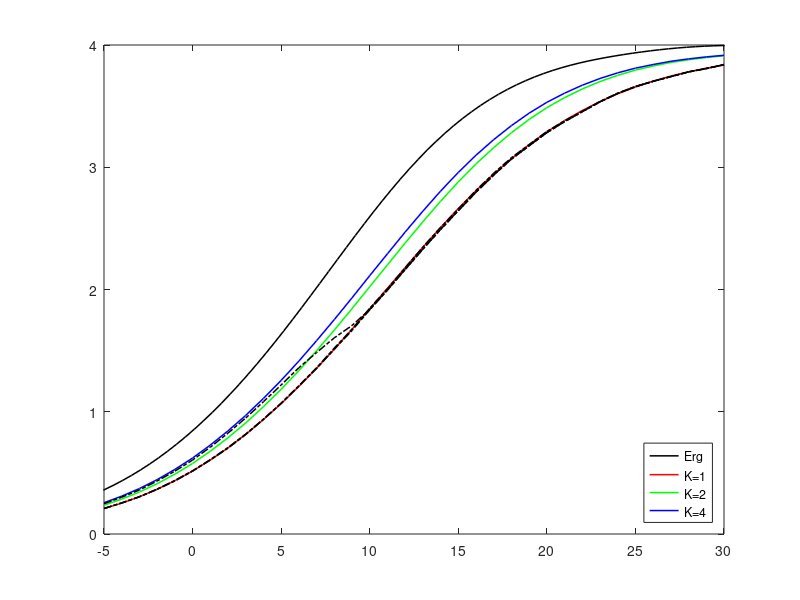
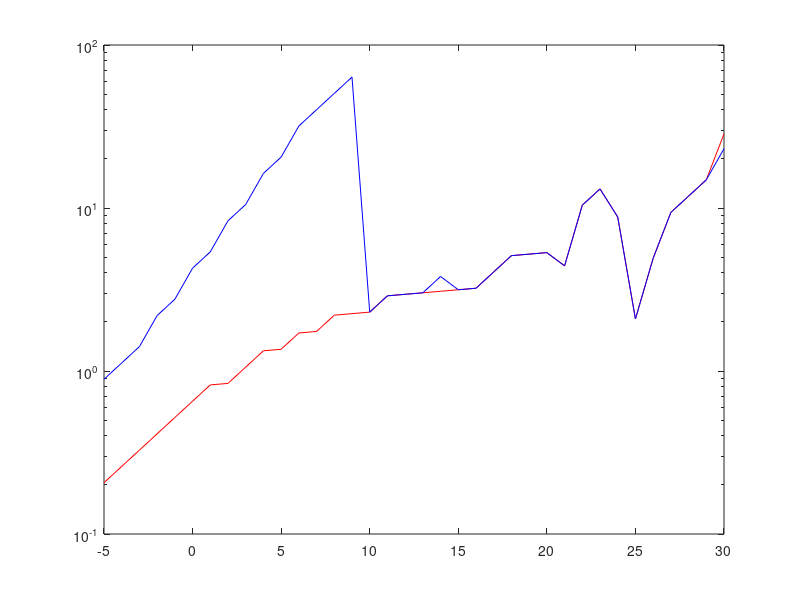

Here is the MATLAB script that generated these plots, in order:
clc;
clear;
%clf;

figure(1)
% load LHARQ_outage_policy_16QAM_Perfect_Decoding_continuous_R_dop_0.05_rho_0.95_V_leger_V4.mat
% 
% plot(SNRdB,throughput_lharq(1,:),'r',SNRdB,throughput_lharq(2,:),'b',SNRdB,throughput_lharq(3,:),'g',SNRdB,throughput_lharq(4,:),'m')
% 
% 
% hold on

load Er_MI_16QAM.mat


plot(SNR,Er_MI_16QAM_fading,'k','linewidth',1.1)


hold on

load LHARQ_AMC_policy_16QAM_Perfect_Decoding_continuous_R_dop_0.075_rho_0.9_V_leger.mat

plot(SNRdB,throughput_lharq(1,:),'-r','linewidth',1.1)
amrk1=throughput_lharq(1,(3:3:end));

plot(SNRdB,throughput_lharq(2,:),'-g','linewidth',1.1)


plot(SNRdB,throughput_lharq(4,:),'-b','linewidth',1.1)

load LHARQ_translated_AMC_policy_16QAM_Perfect_Decoding_continuous_R_dop_0.075rho_0.9_V_leger.mat

plot(SNRdB,throughput_lharq(1,:),'-.k','linewidth',1.1)
amrk1=throughput_lharq(1,(3:3:end));

plot(SNRdB,throughput_harq(2,:),'-.k','linewidth',1.1)


plot(SNRdB,throughput_harq(4,:),'-.k','linewidth',1.1)
axis([-5 30 0 4])


legend('Erg','K=1','K=2','K=4','Location','SouthEast')

figure(2)

semilogy(SNRdB,delta_harq(2,:),'r',SNRdB,delta_harq(4,:),'b')



% name_figure = 'L_HARQ';
% print('-depsc','-r300',name_figure)

% figure(2)
% 
% load LHARQ_outage_policy_16QAM_Perfect_Decoding_continuous_R_dop_0.05_rho_0.95_V_leger_V4.mat
% 
% semilogy(SNRdB,optimal_epsilon_lharq(1,:),'r',SNRdB,optimal_epsilon_lharq(2,:),'b',SNRdB,optimal_epsilon_lharq(3,:),'g',SNRdB,optimal_epsilon_lharq(4,:),'m')
% hold on
% semilogy(SNRdB,optimal_epsilon_lharq_p(1,:),'-.r',SNRdB,optimal_epsilon_lharq_p(2,:),'-.b',SNRdB,optimal_epsilon_lharq_p(3,:),'-.g',SNRdB,optimal_epsilon_lharq_p(4,:),'-.m')
% grid;
% figure(3)
% 
% ii=20;
% semilogx(snr_range(ii,:),squeeze(policy_lharq(1,ii,:)),'r',snr_range(ii,:),squeeze(policy_lharq(2,ii,:)),'b',snr_range(ii,:),squeeze(policy_lharq(3,ii,:)),'g',snr_range(ii,:),squeeze(policy_lharq(4,ii,:)),'m')
% %axis([0 100 0 4]);
% grid;
